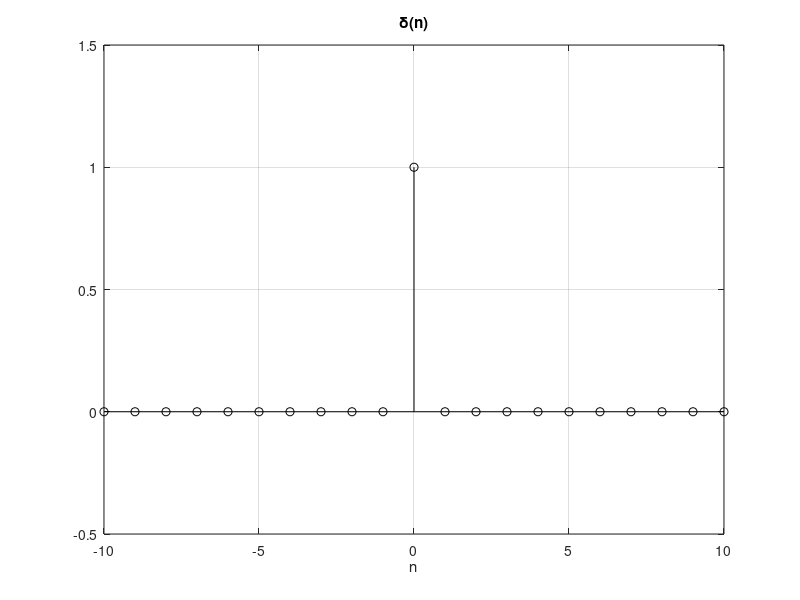

Recreate this plot in MATLAB.
%% Lezione 02 - Delta di Kroenecher
clear all;
clc;

n = [-10:10];
y = zeros(1, 21);
y(11) = 1;
figure
set(gca,'FontSize',14)
stem(n, y, 'k')
xlabel('n')
title('\delta(n)')
axis([-10 10 -0.5 1.5])
grid on

pause;
close